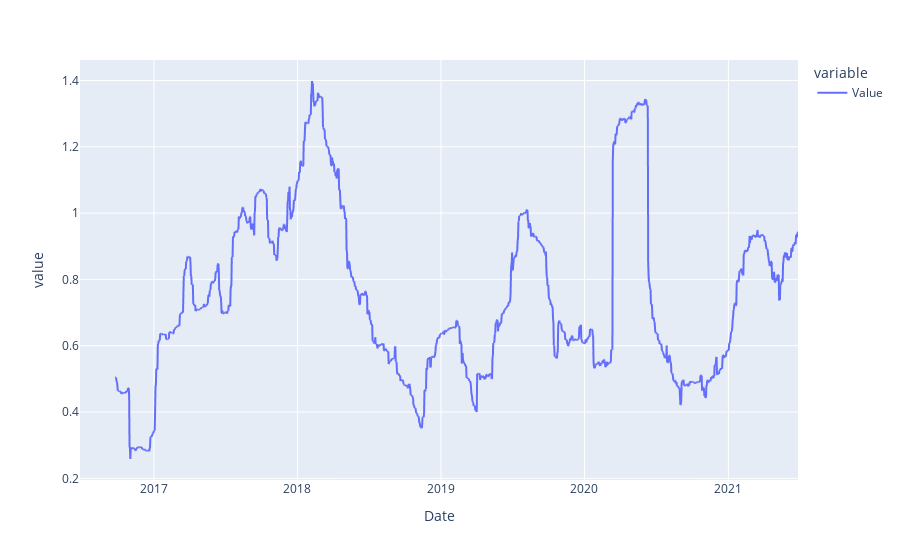

Write notebook code for a chart like this one.
### Code cell
fig = volatility.plot()
#fig.update_layout(yaxis= { 'tickformat': ',.0%'}, hovermode='closest', legend_orientation="h")
#fig = SP500.line(df, x="Date", y=[Close, x2], color='Leverage')
fig.show()


#fig = go.Figure(layout_title_text="BTC 3 months annualized volatility", layout_title_x=0.5)

#fig.add_scatter(x=BTCUSD.index, y=BTCUSD, mode="lines", name="BTCUSD")
#fig.add_scatter(x=volatility.index, y=volatility, mode="lines", name="STDEV")


#fig.update_yaxes(type="log")

#fig.show()

### Figure 1 — Plotly figure (JSON) as saved in the notebook; plotly's stock layout.template omitted (floating-point values rounded to 4 significant figures; data arrays with more than 128 entries replaced by an {"elided": "..."} marker saying what was removed)
{"data": [{"hovertemplate": "variable=Value<br>Date=%{x}<br>value=%{y}<extra></extra>", "legendgroup": "Value", "line": {"color": "#636efa", "dash": "solid"}, "mode": "lines", "name": "Value", "showlegend": true, "type": "scattergl", "x": {"elided": "1827 str values"}, "xaxis": "x", "y": {"elided": "1827 float values"}, "yaxis": "y"}], "layout": {"legend": {"title": {"text": "variable"}, "tracegroupgap": 0}, "margin": {"t": 60}, "xaxis": {"anchor": "y", "domain": [0, 1], "title": {"text": "Date"}}, "yaxis": {"anchor": "x", "domain": [0, 1], "title": {"text": "value"}}}}
